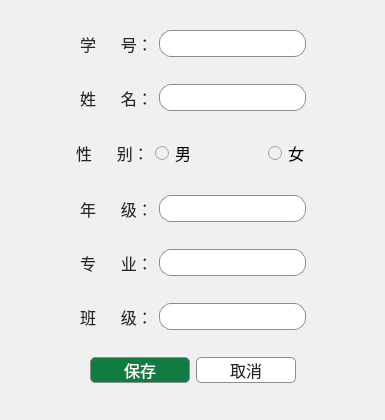
<?xml version="1.0" encoding="UTF-8"?>
<ui version="4.0">
 <class>ModifyStudent</class>
 <widget class="QMainWindow" name="ModifyStudent">
  <property name="geometry">
   <rect>
    <x>0</x>
    <y>0</y>
    <width>385</width>
    <height>420</height>
   </rect>
  </property>
  <property name="windowTitle">
   <string>MainWindow</string>
  </property>
  <property name="styleSheet">
   <string notr="true">background-color:#F0F0F0;</string>
  </property>
  <widget class="QWidget" name="centralwidget">
   <layout class="QVBoxLayout" name="verticalLayout">
    <item>
     <layout class="QHBoxLayout" name="horizontalLayout">
      <item>
       <spacer name="horizontalSpacer">
        <property name="orientation">
         <enum>Qt::Horizontal</enum>
        </property>
        <property name="sizeHint" stdset="0">
         <size>
          <width>40</width>
          <height>20</height>
         </size>
        </property>
       </spacer>
      </item>
      <item>
       <widget class="QLabel" name="label">
        <property name="font">
         <font>
          <family>微软雅黑</family>
          <pointsize>12</pointsize>
         </font>
        </property>
        <property name="styleSheet">
         <string notr="true">color: #262626;</string>
        </property>
        <property name="text">
         <string>学      号：</string>
        </property>
        <property name="alignment">
         <set>Qt::AlignCenter</set>
        </property>
       </widget>
      </item>
      <item>
       <widget class="QLineEdit" name="Sno">
        <property name="font">
         <font>
          <family>微软雅黑</family>
          <pointsize>12</pointsize>
         </font>
        </property>
        <property name="styleSheet">
         <string notr="true">

QLineEdit {
border-radius: 12px;
background-color: #ffffff;
padding-left: 5;
border: 1 solid #8c8c8c;

}

QLineEdit:focus {
border: 1 solid #000000;
}
</string>
        </property>
       </widget>
      </item>
      <item>
       <spacer name="horizontalSpacer_2">
        <property name="orientation">
         <enum>Qt::Horizontal</enum>
        </property>
        <property name="sizeHint" stdset="0">
         <size>
          <width>40</width>
          <height>20</height>
         </size>
        </property>
       </spacer>
      </item>
     </layout>
    </item>
    <item>
     <layout class="QHBoxLayout" name="horizontalLayout_2">
      <item>
       <spacer name="horizontalSpacer_3">
        <property name="orientation">
         <enum>Qt::Horizontal</enum>
        </property>
        <property name="sizeHint" stdset="0">
         <size>
          <width>40</width>
          <height>20</height>
         </size>
        </property>
       </spacer>
      </item>
      <item>
       <widget class="QLabel" name="label_2">
        <property name="font">
         <font>
          <family>微软雅黑</family>
          <pointsize>12</pointsize>
         </font>
        </property>
        <property name="styleSheet">
         <string notr="true">color: #262626;</string>
        </property>
        <property name="text">
         <string>姓      名：</string>
        </property>
        <property name="alignment">
         <set>Qt::AlignCenter</set>
        </property>
       </widget>
      </item>
      <item>
       <widget class="QLineEdit" name="Sname">
        <property name="font">
         <font>
          <family>微软雅黑</family>
          <pointsize>12</pointsize>
         </font>
        </property>
        <property name="styleSheet">
         <string notr="true">

QLineEdit {
border-radius: 12px;
background-color: #ffffff;
padding-left: 5;
border: 1 solid #8c8c8c;

}

QLineEdit:focus {
border: 1 solid #000000;
}
</string>
        </property>
       </widget>
      </item>
      <item>
       <spacer name="horizontalSpacer_8">
        <property name="orientation">
         <enum>Qt::Horizontal</enum>
        </property>
        <property name="sizeHint" stdset="0">
         <size>
          <width>40</width>
          <height>20</height>
         </size>
        </property>
       </spacer>
      </item>
     </layout>
    </item>
    <item>
     <layout class="QHBoxLayout" name="horizontalLayout_3">
      <item>
       <spacer name="horizontalSpacer_4">
        <property name="orientation">
         <enum>Qt::Horizontal</enum>
        </property>
        <property name="sizeHint" stdset="0">
         <size>
          <width>40</width>
          <height>20</height>
         </size>
        </property>
       </spacer>
      </item>
      <item>
       <widget class="QLabel" name="label_3">
        <property name="font">
         <font>
          <family>微软雅黑</family>
          <pointsize>12</pointsize>
         </font>
        </property>
        <property name="styleSheet">
         <string notr="true">color: #262626;</string>
        </property>
        <property name="text">
         <string>性      别：</string>
        </property>
        <property name="alignment">
         <set>Qt::AlignCenter</set>
        </property>
       </widget>
      </item>
      <item>
       <widget class="QRadioButton" name="sex1">
        <property name="font">
         <font>
          <family>微软雅黑</family>
          <pointsize>12</pointsize>
         </font>
        </property>
        <property name="text">
         <string>男</string>
        </property>
       </widget>
      </item>
      <item>
       <spacer name="horizontalSpacer_15">
        <property name="orientation">
         <enum>Qt::Horizontal</enum>
        </property>
        <property name="sizeHint" stdset="0">
         <size>
          <width>40</width>
          <height>20</height>
         </size>
        </property>
       </spacer>
      </item>
      <item>
       <widget class="QRadioButton" name="sex2">
        <property name="font">
         <font>
          <family>微软雅黑</family>
          <pointsize>12</pointsize>
         </font>
        </property>
        <property name="text">
         <string>女</string>
        </property>
       </widget>
      </item>
      <item>
       <spacer name="horizontalSpacer_9">
        <property name="orientation">
         <enum>Qt::Horizontal</enum>
        </property>
        <property name="sizeHint" stdset="0">
         <size>
          <width>40</width>
          <height>20</height>
         </size>
        </property>
       </spacer>
      </item>
     </layout>
    </item>
    <item>
     <layout class="QHBoxLayout" name="horizontalLayout_4">
      <item>
       <spacer name="horizontalSpacer_5">
        <property name="orientation">
         <enum>Qt::Horizontal</enum>
        </property>
        <property name="sizeHint" stdset="0">
         <size>
          <width>40</width>
          <height>20</height>
         </size>
        </property>
       </spacer>
      </item>
      <item>
       <widget class="QLabel" name="label_4">
        <property name="font">
         <font>
          <family>微软雅黑</family>
          <pointsize>12</pointsize>
         </font>
        </property>
        <property name="styleSheet">
         <string notr="true">color: #262626;</string>
        </property>
        <property name="text">
         <string>年      级：</string>
        </property>
        <property name="alignment">
         <set>Qt::AlignCenter</set>
        </property>
       </widget>
      </item>
      <item>
       <widget class="QLineEdit" name="Grade">
        <property name="font">
         <font>
          <family>微软雅黑</family>
          <pointsize>12</pointsize>
         </font>
        </property>
        <property name="styleSheet">
         <string notr="true">

QLineEdit {
border-radius: 12px;
background-color: #ffffff;
padding-left: 5;
border: 1 solid #8c8c8c;

}

QLineEdit:focus {
border: 1 solid #000000;
}
</string>
        </property>
       </widget>
      </item>
      <item>
       <spacer name="horizontalSpacer_10">
        <property name="orientation">
         <enum>Qt::Horizontal</enum>
        </property>
        <property name="sizeHint" stdset="0">
         <size>
          <width>40</width>
          <height>20</height>
         </size>
        </property>
       </spacer>
      </item>
     </layout>
    </item>
    <item>
     <layout class="QHBoxLayout" name="horizontalLayout_5">
      <item>
       <spacer name="horizontalSpacer_6">
        <property name="orientation">
         <enum>Qt::Horizontal</enum>
        </property>
        <property name="sizeHint" stdset="0">
         <size>
          <width>40</width>
          <height>20</height>
         </size>
        </property>
       </spacer>
      </item>
      <item>
       <widget class="QLabel" name="label_6">
        <property name="font">
         <font>
          <family>微软雅黑</family>
          <pointsize>12</pointsize>
         </font>
        </property>
        <property name="styleSheet">
         <string notr="true">color: #262626;</string>
        </property>
        <property name="text">
         <string>专      业：</string>
        </property>
        <property name="alignment">
         <set>Qt::AlignCenter</set>
        </property>
       </widget>
      </item>
      <item>
       <widget class="QLineEdit" name="Major">
        <property name="font">
         <font>
          <family>微软雅黑</family>
          <pointsize>12</pointsize>
         </font>
        </property>
        <property name="styleSheet">
         <string notr="true">

QLineEdit {
border-radius: 12px;
background-color: #ffffff;
padding-left: 5;
border: 1 solid #8c8c8c;

}

QLineEdit:focus {
border: 1 solid #000000;
}
</string>
        </property>
       </widget>
      </item>
      <item>
       <spacer name="horizontalSpacer_11">
        <property name="orientation">
         <enum>Qt::Horizontal</enum>
        </property>
        <property name="sizeHint" stdset="0">
         <size>
          <width>40</width>
          <height>20</height>
         </size>
        </property>
       </spacer>
      </item>
     </layout>
    </item>
    <item>
     <layout class="QHBoxLayout" name="horizontalLayout_6">
      <item>
       <spacer name="horizontalSpacer_7">
        <property name="orientation">
         <enum>Qt::Horizontal</enum>
        </property>
        <property name="sizeHint" stdset="0">
         <size>
          <width>40</width>
          <height>20</height>
         </size>
        </property>
       </spacer>
      </item>
      <item>
       <widget class="QLabel" name="label_5">
        <property name="font">
         <font>
          <family>微软雅黑</family>
          <pointsize>12</pointsize>
         </font>
        </property>
        <property name="styleSheet">
         <string notr="true">color: #262626;</string>
        </property>
        <property name="text">
         <string>班      级：</string>
        </property>
        <property name="alignment">
         <set>Qt::AlignCenter</set>
        </property>
       </widget>
      </item>
      <item>
       <widget class="QLineEdit" name="Classno">
        <property name="font">
         <font>
          <family>微软雅黑</family>
          <pointsize>12</pointsize>
         </font>
        </property>
        <property name="styleSheet">
         <string notr="true">

QLineEdit {
border-radius: 12px;
background-color: #ffffff;
padding-left: 5;
border: 1 solid #8c8c8c;

}

QLineEdit:focus {
border: 1 solid #000000;
}
</string>
        </property>
       </widget>
      </item>
      <item>
       <spacer name="horizontalSpacer_12">
        <property name="orientation">
         <enum>Qt::Horizontal</enum>
        </property>
        <property name="sizeHint" stdset="0">
         <size>
          <width>40</width>
          <height>20</height>
         </size>
        </property>
       </spacer>
      </item>
     </layout>
    </item>
    <item>
     <layout class="QHBoxLayout" name="horizontalLayout_7">
      <item>
       <spacer name="horizontalSpacer_13">
        <property name="orientation">
         <enum>Qt::Horizontal</enum>
        </property>
        <property name="sizeHint" stdset="0">
         <size>
          <width>20</width>
          <height>20</height>
         </size>
        </property>
       </spacer>
      </item>
      <item>
       <widget class="QPushButton" name="Btn_Save">
        <property name="minimumSize">
         <size>
          <width>100</width>
          <height>0</height>
         </size>
        </property>
        <property name="font">
         <font>
          <family>微软雅黑</family>
          <pointsize>12</pointsize>
         </font>
        </property>
        <property name="styleSheet">
         <string notr="true">QPushButton {
	border: 1 solid #8c8c8c;
	border-radius: 5px;
	background : #107C41;
	color: #ffffff;
	
}

QPushButton:hover {
    background-color: #0F703B;
}

QPushButton:pressed {
    background-color: #107C41;
	border: 1 solid #000000;
}</string>
        </property>
        <property name="text">
         <string>保存</string>
        </property>
       </widget>
      </item>
      <item>
       <widget class="QPushButton" name="Btn_Cancel">
        <property name="minimumSize">
         <size>
          <width>100</width>
          <height>0</height>
         </size>
        </property>
        <property name="font">
         <font>
          <family>微软雅黑</family>
          <pointsize>12</pointsize>
         </font>
        </property>
        <property name="styleSheet">
         <string notr="true">QPushButton {
	border-radius: 5px;
	background : #ffffff;
	color: #262626;
	border: 1 solid #8c8c8c;
}

QPushButton:hover {
    background-color: #E9F5EE;
}

QPushButton:pressed {
    background-color: #ffffff;
	border: 1 solid #000000;
}</string>
        </property>
        <property name="text">
         <string>取消</string>
        </property>
       </widget>
      </item>
      <item>
       <spacer name="horizontalSpacer_14">
        <property name="orientation">
         <enum>Qt::Horizontal</enum>
        </property>
        <property name="sizeHint" stdset="0">
         <size>
          <width>40</width>
          <height>20</height>
         </size>
        </property>
       </spacer>
      </item>
     </layout>
    </item>
   </layout>
  </widget>
 </widget>
 <resources/>
 <connections/>
</ui>
